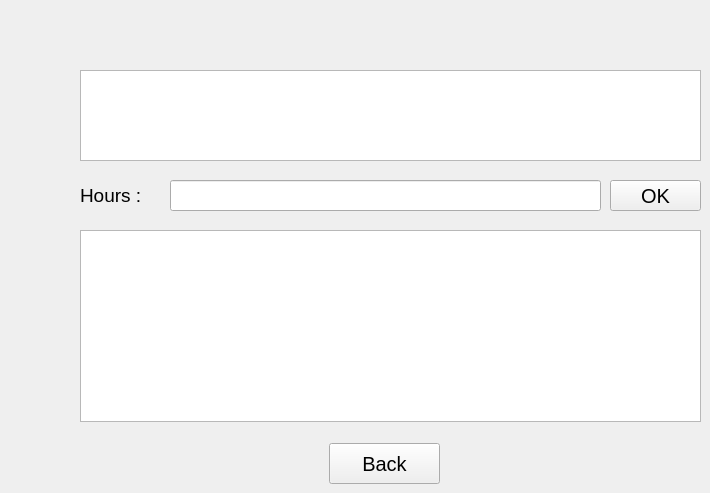
    <widget class="QWidget" name="page_9">
     <widget class="QTextBrowser" name="pg9_textbrowser_info">
      <property name="geometry">
       <rect>
        <x>80</x>
        <y>70</y>
        <width>621</width>
        <height>91</height>
       </rect>
      </property>
      <property name="font">
       <font>
        <pointsize>14</pointsize>
       </font>
      </property>
      <property name="cursor" stdset="0">
       <cursorShape>ForbiddenCursor</cursorShape>
      </property>
     </widget>
     <widget class="QLineEdit" name="pg9_lineedit">
      <property name="geometry">
       <rect>
        <x>170</x>
        <y>180</y>
        <width>431</width>
        <height>31</height>
       </rect>
      </property>
      <property name="font">
       <font>
        <pointsize>10</pointsize>
       </font>
      </property>
     </widget>
     <widget class="QPushButton" name="pg9_pushbutton_ok">
      <property name="geometry">
       <rect>
        <x>610</x>
        <y>180</y>
        <width>91</width>
        <height>31</height>
       </rect>
      </property>
      <property name="font">
       <font>
        <pointsize>15</pointsize>
       </font>
      </property>
      <property name="cursor">
       <cursorShape>PointingHandCursor</cursorShape>
      </property>
      <property name="text">
       <string>OK</string>
      </property>
     </widget>
     <widget class="QTextBrowser" name="pg9_textbrowser_result">
      <property name="geometry">
       <rect>
        <x>80</x>
        <y>230</y>
        <width>621</width>
        <height>192</height>
       </rect>
      </property>
      <property name="font">
       <font>
        <pointsize>12</pointsize>
       </font>
      </property>
      <property name="cursor" stdset="0">
       <cursorShape>ForbiddenCursor</cursorShape>
      </property>
     </widget>
     <widget class="QPushButton" name="pg9_pushbutton_back">
      <property name="geometry">
       <rect>
        <x>329</x>
        <y>443</y>
        <width>111</width>
        <height>41</height>
       </rect>
      </property>
      <property name="font">
       <font>
        <pointsize>15</pointsize>
       </font>
      </property>
      <property name="cursor">
       <cursorShape>PointingHandCursor</cursorShape>
      </property>
      <property name="text">
       <string>Back</string>
      </property>
     </widget>
     <widget class="QLabel" name="label_26">
      <property name="geometry">
       <rect>
        <x>80</x>
        <y>180</y>
        <width>91</width>
        <height>31</height>
       </rect>
      </property>
      <property name="font">
       <font>
        <pointsize>14</pointsize>
       </font>
      </property>
      <property name="text">
       <string>Hours :</string>
      </property>
     </widget>
    </widget>
